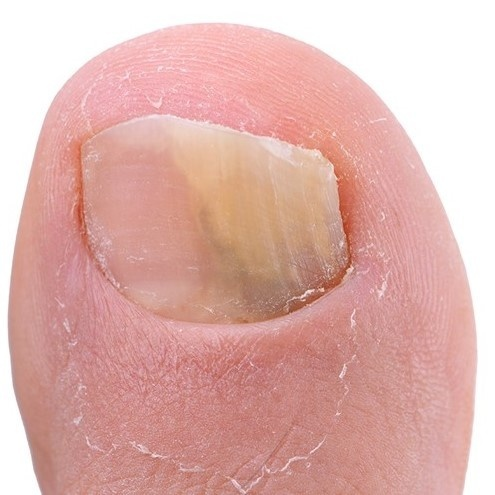
#> input picture nail/nails/relize.jpg, 495 x 495 px
$ python text.py
#> lines starting #> are read from the running program, lines starting #| are printed output that depends on the picture; after the words box and inside, x2 and y2 are one past the last pixel; in counts of white or black regions, pixels touching at a corner belong together
import cv2

img = cv2.imread('relize.jpg')
#> img is the input picture: shape (495, 495, 3); mean B, G, R 172.5, 178.1, 223.1
text = ('привет \n privet \n привет')
cv2.putText(img, text, (20,40), cv2.FONT_HERSHEY_SIMPLEX, 0.7, (85,85,85), 2)
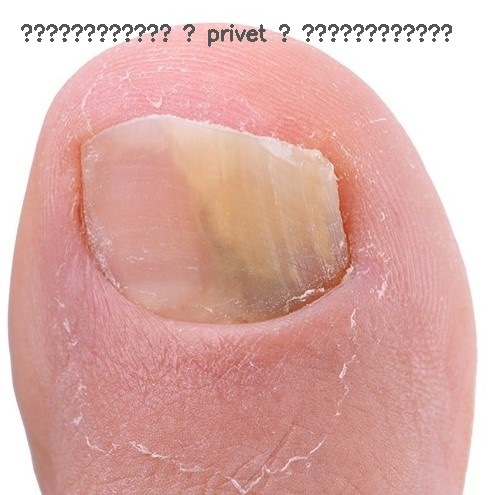
#> img: shape (495, 495, 3); 1.05% of pixels changed, all inside (x1, y1, x2, y2) = (21, 24, 452, 47)
cv2.imwrite('result1.jpg', img)


# from PIL import ImageFont
# from PIL import Image
# from PIL import ImageDraw
#
# # определяете шрифт
# font = ImageFont.truetype('Roboto-MediumItalic.ttf', size=30)
#
# # определяете положение текста на картинке
# text_position = (10, 10)
#
# # цвет текста, RGB
# text_color = (0,0,0)
#
# # собственно, сам текст
# text = 'Бородавка:%\nГрибок:%\nЗдоровый:%'
#
# # загружаете фоновое изображение
# img = Image.open('relize.jpg')
#
# # определяете объект для рисования
# draw = ImageDraw.Draw(img)
#
# # добавляем текст
# draw.text(text_position, text, text_color, font)
#
# # сохраняем новое изображение
# img.save('blank_with_text.jpg')

$ run again, with nail/nails/5-48.jpg copied over nail/nails/relize.jpg
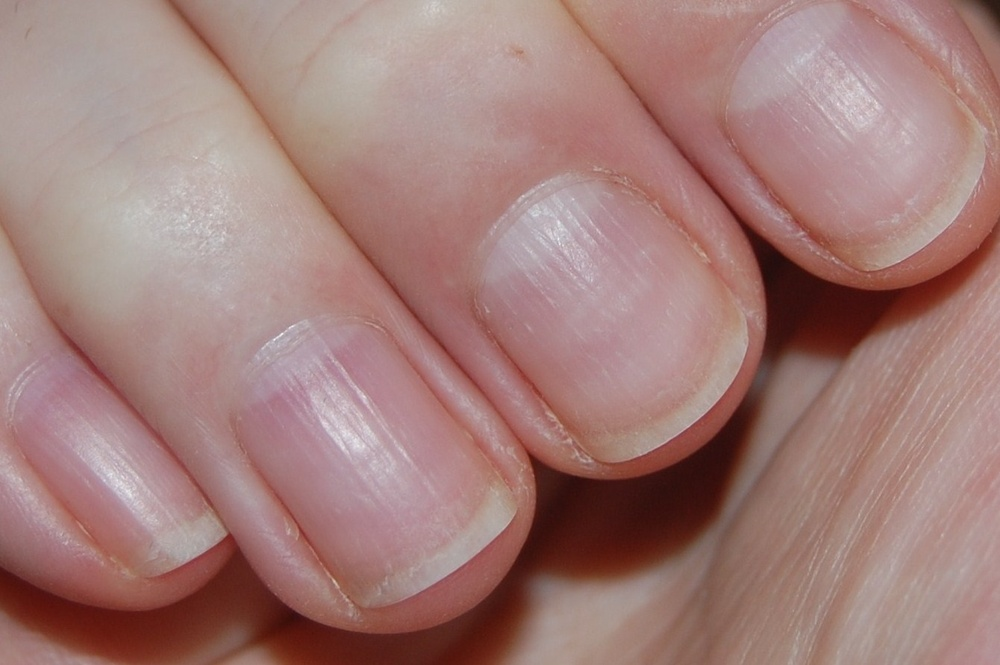
#> input picture nail/nails/5-48.jpg, 1000 x 665 px, shrunk from 1340 x 891 before the run
#> img is the input picture: shape (665, 1000, 3); mean B, G, R 121.2, 125.3, 161.8
#> `cv2.putText(img, text, (20,40), cv2.FONT_HERSHEY_SIMPLEX, 0.7, (85,85,..`:
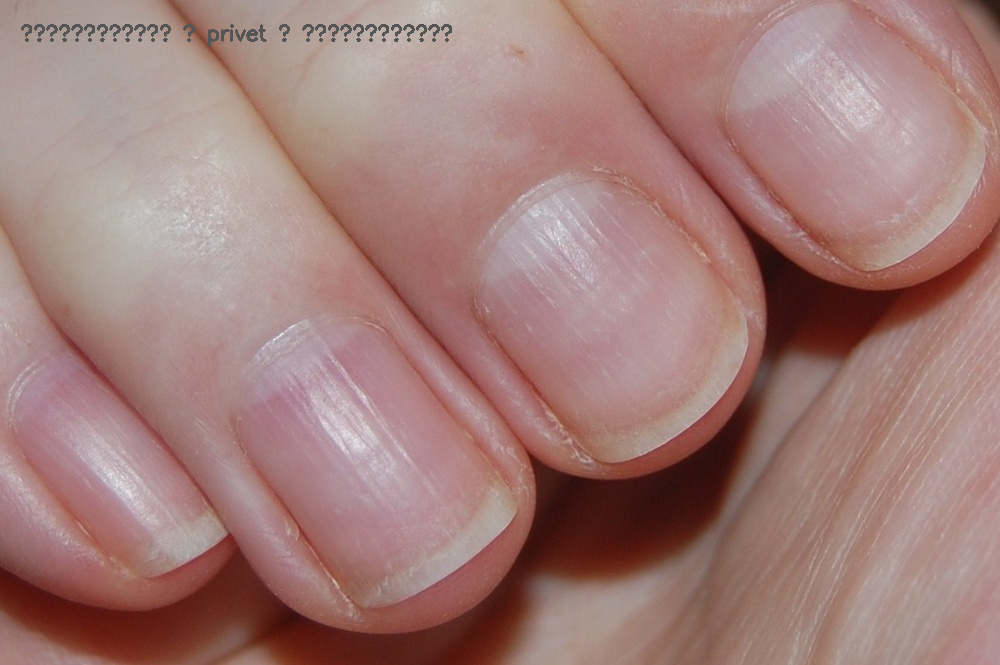
#> img: shape (665, 1000, 3); 0.39% of pixels changed, all inside (x1, y1, x2, y2) = (21, 24, 452, 47)

$ run again, with nail/nails/current1.jpg copied over nail/nails/relize.jpg
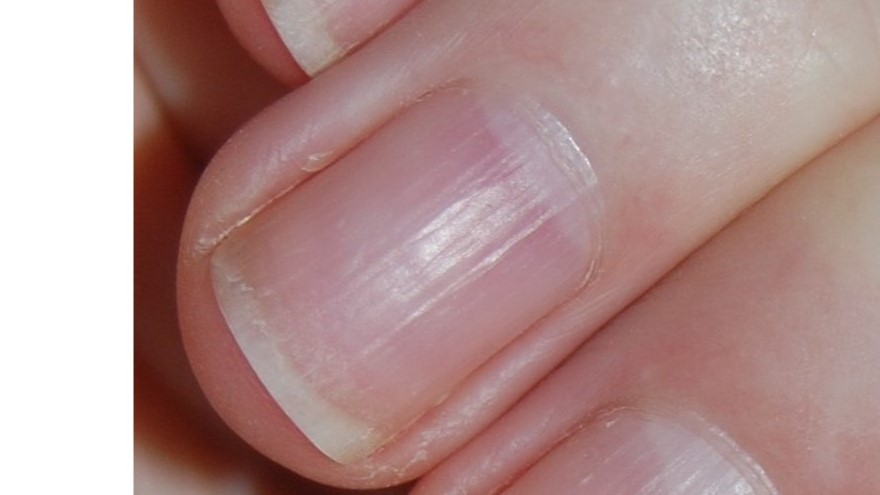
#> input picture nail/nails/current1.jpg, 880 x 495 px
#> img is the input picture: shape (495, 880, 3); mean B, G, R 140.7, 142.8, 176.3
#> `cv2.putText(img, text, (20,40), cv2.FONT_HERSHEY_SIMPLEX, 0.7, (85,85,..`:
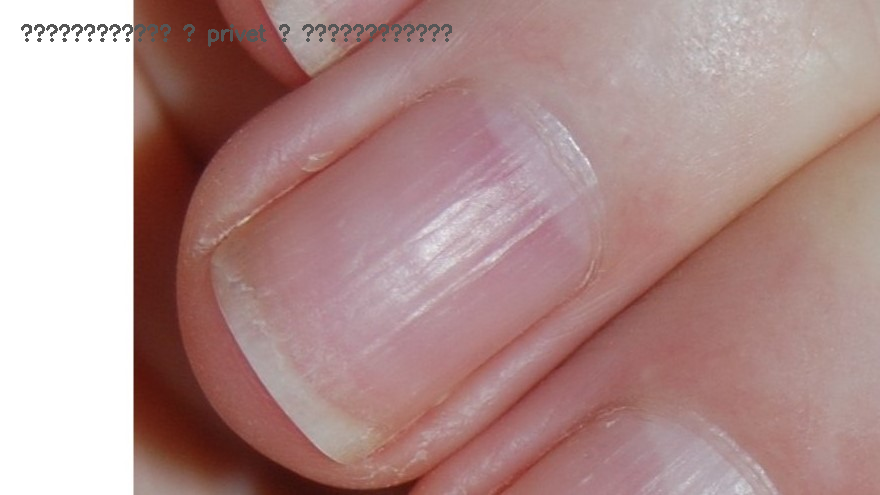
#> img: shape (495, 880, 3); 0.59% of pixels changed, all inside (x1, y1, x2, y2) = (21, 24, 452, 47)
